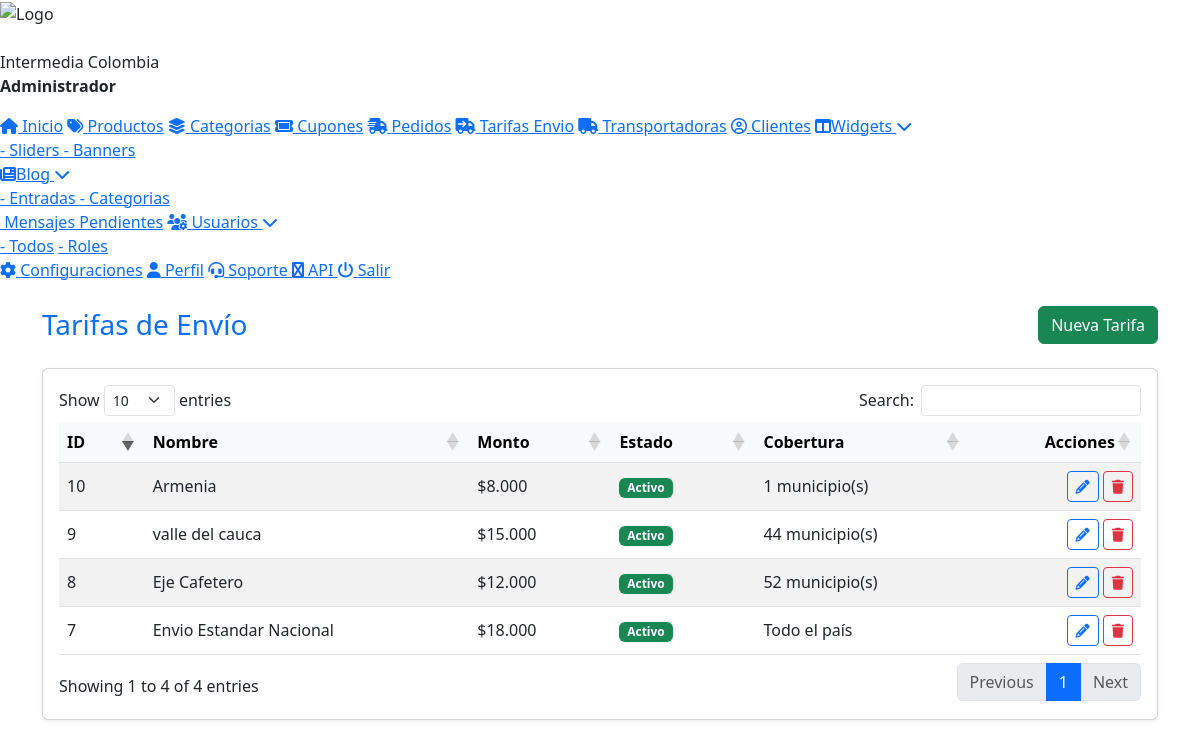
Screenshot of /admin/shipping_rates/index.php (signed in) with the database file from the repository.
### tables this page shows
CREATE TABLE `roles` (
  `id` int NOT NULL,
  `name` varchar(50) NOT NULL,
  `description` text,
  `created_at` timestamp NULL DEFAULT CURRENT_TIMESTAMP,
  `updated_at` timestamp NULL DEFAULT CURRENT_TIMESTAMP ON UPDATE CURRENT_TIMESTAMP,
  `borrado` tinyint NOT NULL DEFAULT '0'
);

CREATE TABLE `shipping_rates` (
  `id` int NOT NULL,
  `name` varchar(120) NOT NULL,
  `amount` decimal(10,2) NOT NULL DEFAULT '0.00',
  `type` enum('flat') NOT NULL DEFAULT 'flat',
  `status` enum('active','inactive') NOT NULL DEFAULT 'active',
  `notes` text,
  `deleted` tinyint(1) NOT NULL DEFAULT '0',
  `created_at` timestamp NOT NULL DEFAULT CURRENT_TIMESTAMP,
  `updated_at` timestamp NULL DEFAULT NULL ON UPDATE CURRENT_TIMESTAMP
);

### inc/config.php (called while the page is built, shortened)
<?php
$url = URLBASE;

### admin/login/session.php (called while the page is built, shortened)
<?php
require_once __DIR__ . '/../../inc/config.php';
try {
    $pdo = new PDO("mysql:host=$host;dbname=$dbname;charset=utf8", $dbuser, $dbpass);
    $pdo->setAttribute(PDO::ATTR_ERRMODE, PDO::ERRMODE_EXCEPTION);
} catch (PDOException $e) {
    die("Error de conexión: " . $e->getMessage());
}
$nombre    = $_SESSION["user"]["nombre"];
$apellido  = $_SESSION["user"]["apellido"];
$rol_id    = $_SESSION["user"]["rol_id"];
try {
    $stmtRol = $pdo->prepare("SELECT name FROM roles WHERE id = :rol_id LIMIT 1");
    $stmtRol->execute([':rol_id' => $rol_id]);
    $rolData = $stmtRol->fetch(PDO::FETCH_ASSOC);
    $rolUser = $rolData ? $rolData['name'] : 'Sin Rol';
} catch (PDOException $e) {
    $rolUser = 'Sin Rol';
}
?>

### admin/shipping_rates/shipping_controller.php (called while the page is built, shortened)
<?php
require_once __DIR__ . '/../login/session.php';
require_once __DIR__ . '/../../inc/config.php';
function ship_coverage_summary(PDO $pdo, int $rateId): string {
  $st = $pdo->prepare("SELECT COUNT(*) FROM shipping_rate_locations WHERE rate_id = ? AND department='*'");
  $st->execute([$rateId]);
  if ((int)$st->fetchColumn() > 0) return "Todo el país";
  $st = $pdo->prepare("
    SELECT
      SUM(CASE WHEN city IS NULL THEN 1 ELSE 0 END) AS full_depts,
      SUM(CASE WHEN city IS NOT NULL THEN 1 ELSE 0 END) AS cities
    FROM shipping_rate_locations WHERE rate_id = ?
  ");
  $st->execute([$rateId]);
  $r = $st->fetch() ?: ['full_depts'=>0,'cities'=>0];
  $fd = (int)$r['full_depts'];
  $ct = (int)$r['cities'];
  $parts = [];
  if ($ct > 0) $parts[] = "$ct municipio(s)";
  return implode(" + ", $parts);
}

### admin/shipping_rates/index.php (the view, shortened to what this page needs)
<?php require_once __DIR__ . '/../login/session.php'; ?>
<?php require_once __DIR__ . '/shipping_controller.php'; ?>
<?php
$pdo = ship_db();
$rows = $pdo->query("SELECT * FROM shipping_rates WHERE deleted = 0 ORDER BY id DESC")->fetchAll();
?>
<!doctype html>
<html lang="es">
<head>
	<?php require_once __DIR__ . '/../inc/header.php'; ?>
</head>
<body>
	<?php require_once __DIR__ . '/../inc/menu.php'; ?>
<div class="container py-4">
  <div class="d-flex justify-content-between align-items-center mb-4">
    <h3 class="text-primary m-0"><i class="bi bi-truck"></i> Tarifas de Envío</h3>
    <a class="btn btn-success" href="<?= $url ?>/admin/shipping_rates/rate_create.php">
      <i class="bi bi-plus-circle"></i> Nueva Tarifa
    </a>
  </div>
  <div class="card shadow-sm">
    <div class="card-body">
      <div class="table-responsive">
        <table id="ratesTable" class="table table-hover table-striped align-middle nowrap" style="width:100%">
          <thead class="table-light">
            <tr>
              <th>ID</th>
              <th>Nombre</th>
              <th>Monto</th>
              <th>Estado</th>
              <th>Cobertura</th>
              <th class="text-end">Acciones</th>
            </tr>
          </thead>
          <tbody>
          <?php foreach($rows as $r): ?>
            <tr>
              <td><?= (int)$r['id'] ?></td>
              <td><?= htmlspecialchars($r['name']) ?></td>
              <td>$<?= number_format((float)$r['amount'], 0, ',', '.') ?></td>
              <td>
                <span class="badge bg-<?= $r['status']==='active'?'success':'secondary' ?>">
                  <?= $r['status']==='active'?'Activo':'Inactivo' ?>
                </span>
              </td>
              <td><?= htmlspecialchars( ship_coverage_summary($pdo, (int)$r['id']) ) ?></td>
              <td class="text-end">
                <a class="btn btn-sm btn-outline-primary" href="rate_edit.php?id=<?= (int)$r['id'] ?>">
                  <i class="fa fa-pencil"></i>
                </a>
                <a class="btn btn-sm btn-outline-danger" href="rate_delete.php?id=<?= (int)$r['id'] ?>"
                   onclick="return confirm('¿Eliminar esta tarifa?');">
                  <i class="fa fa-trash"></i>
                </a>
              </td>
            </tr>
          <?php endforeach; ?>
          </tbody>
        </table>
      </div>
    </div>
  </div>
</div>
</body>
</html>

### admin/inc/header.php (shortened to what this page needs)
<link href="https://cdn.jsdelivr.net/npm/bootstrap@5.3.0/dist/css/bootstrap.min.css" rel="stylesheet">
<link href="<?= htmlspecialchars($url) ?>/admin/assets/css/admin.css?cache=<?= time(); ?>" rel="stylesheet">
<link rel="stylesheet" href="<?= htmlspecialchars($url) ?>/admin/assets/css/menu.css?cache=<?= time(); ?>">
<link rel="stylesheet" href="<?= htmlspecialchars($url) ?>/admin/assets/css/style.css?cache=<?= time(); ?>">
<link rel="stylesheet" href="<?= htmlspecialchars($url) ?>/admin/assets/css/cards.css?cache=<?= time(); ?>">
<link rel="stylesheet" href="https://cdnjs.cloudflare.com/ajax/libs/font-awesome/6.5.2/css/all.min.css">
<link rel="stylesheet" href="https://cdnjs.cloudflare.com/ajax/libs/intl-tel-input/17.0.8/css/intlTelInput.css" />
<link rel="stylesheet" href="https://cdn.datatables.net/1.13.7/css/dataTables.bootstrap5.min.css">
<link href="https://cdn.jsdelivr.net/npm/flatpickr/dist/flatpickr.min.css" rel="stylesheet">
<link rel="stylesheet" type="text/css" href="https://npmcdn.com/flatpickr/dist/themes/material_red.css">

### admin/inc/menu.php (shortened to what this page needs)
<div class="menu">
        <div class="logo-container">
            <img src="<?php echo URLBASE; ?><?php echo SITE_LOGO; ?>?<?php echo time()?>" alt="Logo">
			 <br><br>
   <?php echo htmlspecialchars($nombre . " " . $apellido); ?>
    <p><strong><?php echo htmlspecialchars($rolUser); ?></strong></p>
        </div>
	<a href="<?php echo URLBASE;?>/admin/" onclick="closeSubmenus()"><i class="fa fa-home"></i> Inicio</a>
	<a href="<?php echo URLBASE;?>/admin/products/" onclick="closeSubmenus()"><i class="fa-solid fa-tags"></i> Productos</a>
	<a href="<?php echo URLBASE;?>/admin/categories/" onclick="closeSubmenus()"><i class="fa-solid fa-layer-group"></i> Categorias</a>
	<a href="<?php echo URLBASE;?>/admin/coupons/" onclick="closeSubmenus()"><i class="fa-solid fa-ticket"></i> Cupones</a>
	<a href="<?php echo URLBASE;?>/admin/orders/" onclick="closeSubmenus()"><i class="fa-solid fa-truck-fast"></i> Pedidos</a>
	<a href="<?php echo URLBASE;?>/admin/shipping_rates/" onclick="closeSubmenus()"><i class="fa-solid fa-truck-arrow-right"></i> Tarifas Envio</a>
	<a href="<?php echo URLBASE;?>/admin/transporters/" onclick="closeSubmenus()"><i class="fa-solid fa-truck"></i> Transportadoras</a>
	<a href="<?php echo URLBASE;?>/admin/clients/" onclick="closeSubmenus()"><i class="fa-regular fa-circle-user"></i> Clientes</a>
	<a href="#" class="has-submenu" onclick="toggleSubmenu(event)">
        <i class="fa-solid fa-table-columns"></i>Widgets <i class="fa fa-chevron-down"></i>
    </a>
    <div class="submenu">
            <a href="<?php echo URLBASE;?>/admin/sliders/" onclick="closeSubmenus()">- Sliders
            </a>
			<a href="<?php echo URLBASE;?>/admin/banners/" onclick="closeSubmenus()">- Banners
            </a>
    </div>
	<a href="#" class="has-submenu" onclick="toggleSubmenu(event)">
        <i class="fa-solid fa-newspaper"></i>Blog <i class="fa fa-chevron-down"></i>
    </a>
    <div class="submenu">
            <a href="<?php echo URLBASE;?>/admin/blog/" onclick="closeSubmenus()">- Entradas
            </a>
		<a href="<?php echo URLBASE;?>/admin/blog/categories.php" onclick="closeSubmenus()">- Categorias
            </a>
    </div>
	<?php if (isset($_SESSION["user_permissions"]) && in_array('Ver Mensajes Pendientes', $_SESSION["user_permissions"])): ?>
	 <a href="<?php echo URLBASE;?>/admin/ws_outbox/" onclick="closeSubmenus()"><i class="fa fa-clock-o"></i> Mensajes Pendientes</a>
	<?php endif; ?>
	 <?php if (isset($_SESSION["user_permissions"]) && in_array('Ver y Editar Usuarios', $_SESSION["user_permissions"])): ?>
	<a href="#" class="has-submenu" onclick="toggleSubmenu(event)"><i class="fa-solid fa-users-gear"></i> Usuarios <i class="fa fa-chevron-down"></i></a>
        <div class="submenu">
	 <a href="<?php echo URLBASE;?>/admin/users/" onclick="closeSubmenus()">- Todos</a>
	<?php if (isset($_SESSION["user_permissions"]) && in_array('Gestionar Roles', $_SESSION["user_permissions"])): ?>
	<a href="<?php echo URLBASE;?>/admin/users/roles.php" onclick="closeSubmenus()">- Roles</a>
	<?php endif; ?>
	</div>
	 <?php endif; ?>
	<a href="<?php echo URLBASE;?>/admin/config/" onclick="closeSubmenus()"><i class="fa fa-cog"></i> Configuraciones</a>
	<a href="<?php echo URLBASE;?>/admin/profile/" onclick="closeSubmenus()"><i class="fa fa-user"></i> Perfil</a>
    <a href="<?php echo URLBASE;?>/admin/support/" onclick="closeSubmenus()"><i class="fas fa-headset"></i> Soporte </a>
    <a href="https://app.360messenger.com/index.php?rp=/login" target="_blank" onclick="closeSubmenus()"><i class="fa fa-whatsapp"></i> API </a>
  <a href="<?php echo URLBASE;?>/admin/login/logout.php" onclick="closeSubmenus()">
    <i class="fa fa-power-off"></i> Salir
  </a>
</div>

### rows the page displays
roles: name "Administrador"
shipping_rates: id "10", name "Armenia", amount "8.000", status "Activo", id "1 municipio(s)"
shipping_rates: id "9", name "valle del cauca", amount "15.000", status "Activo", id "44 municipio(s)"
shipping_rates: id "8", name "Eje Cafetero", amount "12.000", status "Activo", id "52 municipio(s)"
shipping_rates: id "7", name "Envio Estandar Nacional", amount "18.000", status "Activo", id "Todo el país"

### other values shown
$nombre . " " . $apellido "Intermedia Colombia"
